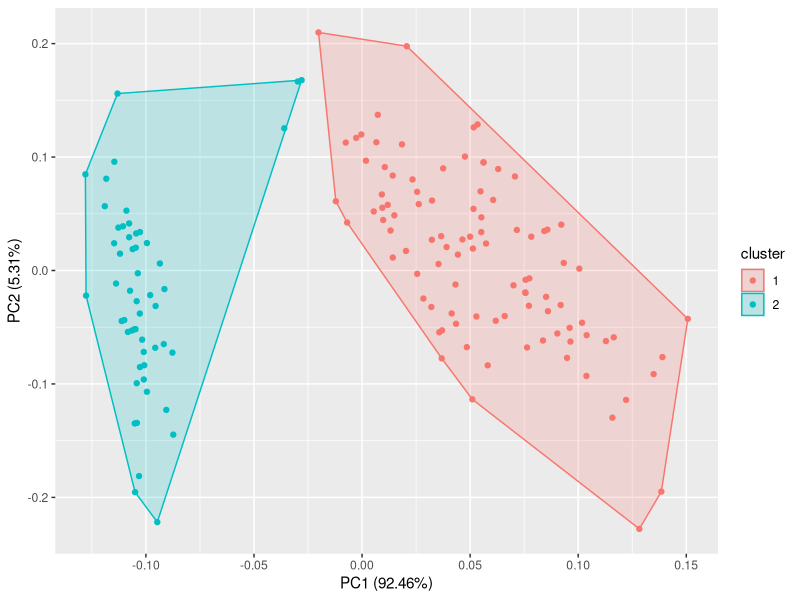
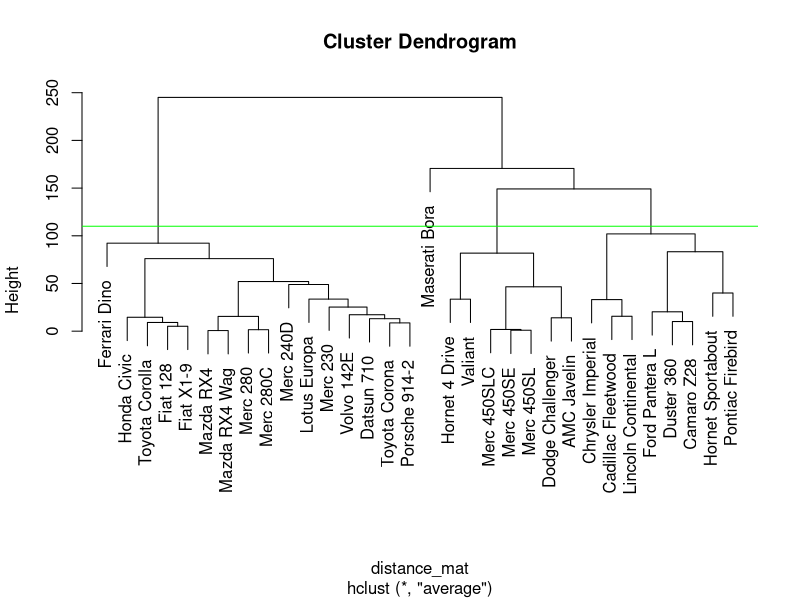

R code for these plots, in order:
?iris
iris

#Kmeans clustering
install.packages("ggfortify")
library("ggfortify")
summary(iris)
head(iris)
data <- iris[ , c("Sepal.Length", "Sepal.Width", "Petal.Length", "Petal.Width")] 
data
kmean <- kmeans(data, 2)
kmean$centers
autoplot(kmean, data, frame = TRUE)

#Hierarchical clustering
install.packages("dplyr")
library(dplyr)

# Summary of dataset in package
head(mtcars)

# Finding distance matrix
distance_mat <- dist(mtcars, method = 'euclidean')
distance_mat

# Fitting Hierarchical clustering Model to training dataset
set.seed(240)  # Setting seed
Hierar_cl <- hclust(distance_mat, method = "average")
Hierar_cl

# Plotting dendrogram
plot(Hierar_cl)

# Choosing no. of clusters
# Cutting tree by height
abline(h = 110, col = "green")
